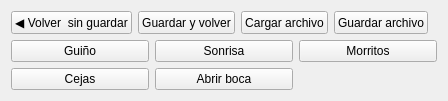
            <widget class="QWidget" name="gesturesPage">
             <layout class="QVBoxLayout" name="verticalLayout_7" stretch="1,4">
              <item>
               <layout class="QHBoxLayout" name="horizontalLayout_5" stretch="1,1,1,1">
                <property name="rightMargin">
                 <number>9</number>
                </property>
                <item>
                 <widget class="QPushButton" name="gesturesBackButton">
                  <property name="sizePolicy">
                   <sizepolicy hsizetype="Minimum" vsizetype="Expanding">
                    <horstretch>0</horstretch>
                    <verstretch>0</verstretch>
                   </sizepolicy>
                  </property>
                  <property name="text">
                   <string>◀ Volver  sin guardar</string>
                  </property>
                  <property name="type" stdset="0">
                   <string/>
                  </property>
                 </widget>
                </item>
                <item>
                 <widget class="QPushButton" name="gesturesSaveLocalButton">
                  <property name="sizePolicy">
                   <sizepolicy hsizetype="Minimum" vsizetype="Expanding">
                    <horstretch>0</horstretch>
                    <verstretch>0</verstretch>
                   </sizepolicy>
                  </property>
                  <property name="text">
                   <string>Guardar y volver</string>
                  </property>
                  <property name="type" stdset="0">
                   <string>primary</string>
                  </property>
                 </widget>
                </item>
                <item>
                 <widget class="QPushButton" name="gesturesLoadButton">
                  <property name="sizePolicy">
                   <sizepolicy hsizetype="Minimum" vsizetype="Expanding">
                    <horstretch>0</horstretch>
                    <verstretch>0</verstretch>
                   </sizepolicy>
                  </property>
                  <property name="text">
                   <string>Cargar archivo</string>
                  </property>
                 </widget>
                </item>
                <item>
                 <widget class="QPushButton" name="gesturesSaveExternalButton">
                  <property name="sizePolicy">
                   <sizepolicy hsizetype="Minimum" vsizetype="Expanding">
                    <horstretch>0</horstretch>
                    <verstretch>0</verstretch>
                   </sizepolicy>
                  </property>
                  <property name="text">
                   <string>Guardar archivo</string>
                  </property>
                 </widget>
                </item>
               </layout>
              </item>
              <item>
               <layout class="QGridLayout" name="gridLayout">
                <item row="1" column="1">
                 <widget class="QPushButton" name="pushButton_22">
                  <property name="sizePolicy">
                   <sizepolicy hsizetype="Minimum" vsizetype="Expanding">
                    <horstretch>0</horstretch>
                    <verstretch>0</verstretch>
                   </sizepolicy>
                  </property>
                  <property name="text">
                   <string>Abrir boca</string>
                  </property>
                  <property name="checkable">
                   <bool>false</bool>
                  </property>
                  <property name="autoExclusive">
                   <bool>true</bool>
                  </property>
                  <property name="gesture" stdset="0">
                   <string>jawOpen</string>
                  </property>
                  <attribute name="buttonGroup">
                   <string notr="true">gestureButtons</string>
                  </attribute>
                 </widget>
                </item>
                <item row="0" column="0">
                 <widget class="QPushButton" name="pushButton_18">
                  <property name="sizePolicy">
                   <sizepolicy hsizetype="Minimum" vsizetype="Expanding">
                    <horstretch>0</horstretch>
                    <verstretch>0</verstretch>
                   </sizepolicy>
                  </property>
                  <property name="text">
                   <string>Guiño</string>
                  </property>
                  <property name="iconSize">
                   <size>
                    <width>16</width>
                    <height>16</height>
                   </size>
                  </property>
                  <property name="checkable">
                   <bool>false</bool>
                  </property>
                  <property name="autoExclusive">
                   <bool>true</bool>
                  </property>
                  <property name="gesture" stdset="0">
                   <string>eyeBlinkRight</string>
                  </property>
                  <attribute name="buttonGroup">
                   <string notr="true">gestureButtons</string>
                  </attribute>
                 </widget>
                </item>
                <item row="1" column="0">
                 <widget class="QPushButton" name="pushButton_19">
                  <property name="sizePolicy">
                   <sizepolicy hsizetype="Minimum" vsizetype="Expanding">
                    <horstretch>0</horstretch>
                    <verstretch>0</verstretch>
                   </sizepolicy>
                  </property>
                  <property name="text">
                   <string>Cejas</string>
                  </property>
                  <property name="iconSize">
                   <size>
                    <width>16</width>
                    <height>16</height>
                   </size>
                  </property>
                  <property name="checkable">
                   <bool>false</bool>
                  </property>
                  <property name="autoExclusive">
                   <bool>true</bool>
                  </property>
                  <property name="gesture" stdset="0">
                   <string>eyeBrowsUp</string>
                  </property>
                  <attribute name="buttonGroup">
                   <string notr="true">gestureButtons</string>
                  </attribute>
                 </widget>
                </item>
                <item row="0" column="2">
                 <widget class="QPushButton" name="pushButton_21">
                  <property name="sizePolicy">
                   <sizepolicy hsizetype="Minimum" vsizetype="Expanding">
                    <horstretch>0</horstretch>
                    <verstretch>0</verstretch>
                   </sizepolicy>
                  </property>
                  <property name="text">
                   <string>Morritos</string>
                  </property>
                  <property name="iconSize">
                   <size>
                    <width>16</width>
                    <height>16</height>
                   </size>
                  </property>
                  <property name="checkable">
                   <bool>false</bool>
                  </property>
                  <property name="autoExclusive">
                   <bool>true</bool>
                  </property>
                  <property name="gesture" stdset="0">
                   <string>mouthPucker</string>
                  </property>
                  <attribute name="buttonGroup">
                   <string notr="true">gestureButtons</string>
                  </attribute>
                 </widget>
                </item>
                <item row="0" column="1">
                 <widget class="QPushButton" name="pushButton_20">
                  <property name="sizePolicy">
                   <sizepolicy hsizetype="Minimum" vsizetype="Expanding">
                    <horstretch>0</horstretch>
                    <verstretch>0</verstretch>
                   </sizepolicy>
                  </property>
                  <property name="text">
                   <string>Sonrisa</string>
                  </property>
                  <property name="iconSize">
                   <size>
                    <width>16</width>
                    <height>16</height>
                   </size>
                  </property>
                  <property name="checkable">
                   <bool>false</bool>
                  </property>
                  <property name="autoExclusive">
                   <bool>true</bool>
                  </property>
                  <property name="autoRepeatInterval">
                   <number>93</number>
                  </property>
                  <property name="gesture" stdset="0">
                   <string>smile</string>
                  </property>
                  <attribute name="buttonGroup">
                   <string notr="true">gestureButtons</string>
                  </attribute>
                 </widget>
                </item>
               </layout>
              </item>
             </layout>
            </widget>
